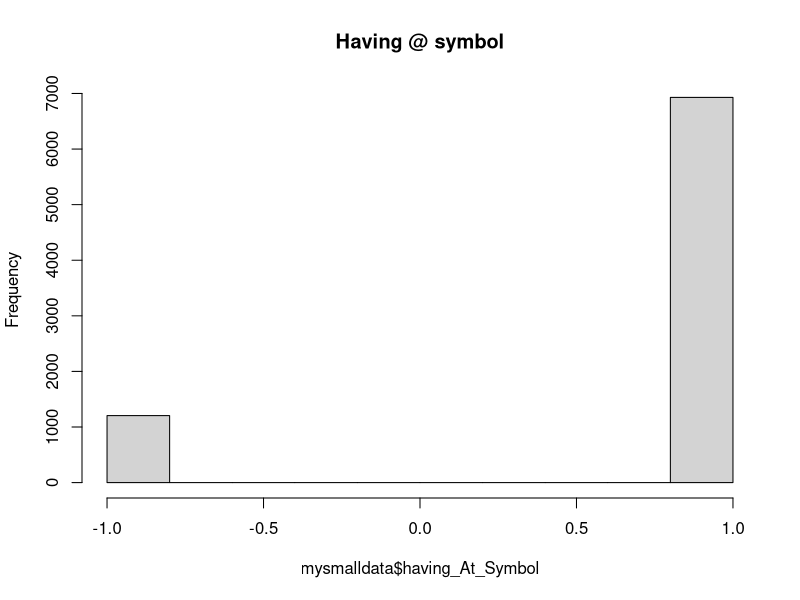
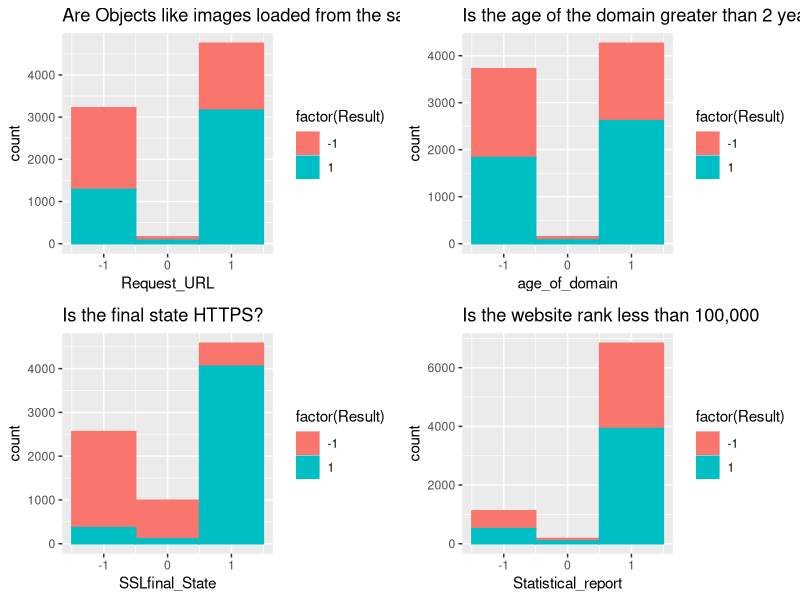
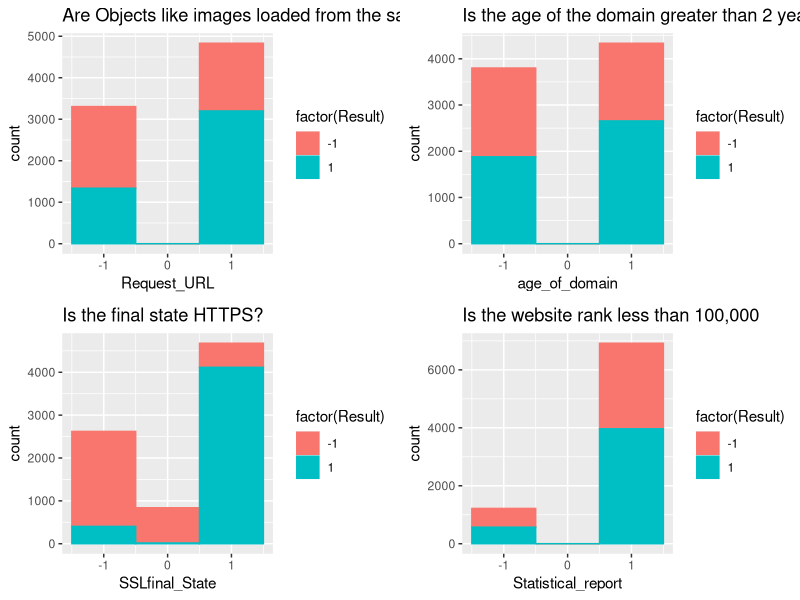
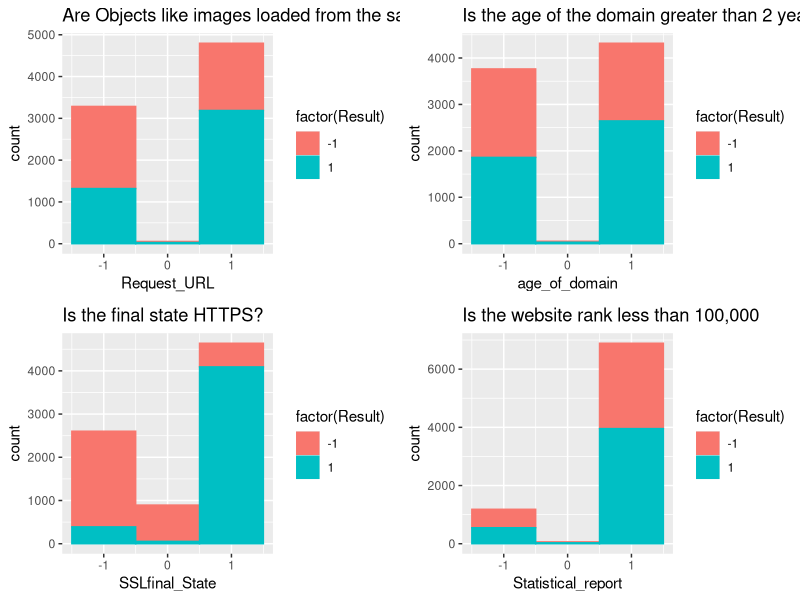

Reproduce these figures in R, in order.
setwd("C:/Users/jhern/Desktop/PROJECT")


# Required Packages
# install.packages("ggplot2")
# install.packages("gridExtra")
library(ggplot2)
library(gridExtra)

#Loading in the data
mysmalldata <- read.csv("rawDataSetSmall.csv")
myrawdata <- read.csv("rawDataSet.csv", stringsAsFactors = F)

# Renaming data according to provided paper.
data_names <- c("id","having_IP_address","URL_Length","Shortining_Service","having_At_Symbol",
                "double_slash_redirecting","Prefix_Suffix","having_Sub_Domain","SSLfinal_State",
                "Domain_registration_length","Favicon","Port","HTTPS_token","Request_URL",
                "URL_of_Anchor","Links_in_tags","SFH","Submitting_to_email","Abnormal_URL",
                "Redirect","on_mouseover","RightClick","popUpWindow","Iframe","age_of_domain",
                "DNSRecord","web_traffic","Page_Rank","Google_Index","Links_pointing_to_page",
                "Statistical_report","Result")

names(mysmalldata) <- data_names
names(myrawdata) <- data_names

# Creating functions to clean the data.

# Function that removes all non-existance result rows
clean_results <- function(df) {
  does_exist <- c()
  i <- 1
  while (i <= (nrow(df))) {
    if (is.na(df[i,ncol(df)])) {
      does_exist[i] <- F
    } else {
      does_exist[i] <- T
    }
    i <- i + 1
  }
  return(df[does_exist,])
}

# Function that replaces all NA's with zeros
replace_zero <- function(df) {
  i <- 2
  while (i <= (ncol(df)-1)) {
    j <- 1
    while (j<= nrow(df[i])) {
      if (is.na(df[[i]][j])) {
        df[[i]][j] <- 0
      }
      j <- j + 1
    }
    i <- i + 1
  }
  return(df)
}

#Randomly generates either a 1 or -1
set<-c(-1,1)
replace_random <- function(df) {
  i <- 2
  while (i <= (ncol(df)-1)) {
    j <- 1
     while (j<= nrow(df[i])) {
      if (is.na(df[[i]][j])) {
        value<-sample(set,1)
        df[[i]][j] <- value
      }
      j <- j + 1
    }
    i <- i + 1
  }
  return(df)
}

#Randomly generates either a -1,0,1
set0<-c(-1,0,1)
replace_random_withzero <- function(df) {
  i <- 2
  while (i <= (ncol(df)-1)) {
    j <- 1
    while (j<= nrow(df[i])) {
      if (is.na(df[[i]][j])) {
        value<-sample(set0,1)
        df[[i]][j] <- value
      }
      j <- j + 1
    }
    i <- i + 1
  }
  return(df)
}


binomial
# Using a low ranking value to determine what 1 and -1 represents.
hist(mysmalldata$having_At_Symbol, main="Having @ symbol")
# 1 represents phishing, -1 represents ligitimate and 0 represents suspicous.

# Getting datasets
small_cleaned_results <- clean_results(mysmalldata)
small_cleaned_zeros<- replace_zero(small_cleaned_results)
small_cleaned_random <- replace_random(small_cleaned_results)
small_cleaned_random0 <- replace_random_withzero(small_cleaned_results)


# Plotting information with clean zeros
p1 <- ggplot(small_cleaned_zeros, aes(x=Request_URL, color=factor(Result), fill=factor(Result))) +
  geom_histogram(bins=3) +
  ggtitle("Are Objects like images loaded from the same domain?")

p2 <- ggplot(small_cleaned_zeros, aes(x=age_of_domain, color=factor(Result), fill=factor(Result))) +
  geom_histogram(bins=3) +
  ggtitle("Is the age of the domain greater than 2 years?")

p3 <- ggplot(small_cleaned_zeros, aes(x=SSLfinal_State, color=factor(Result), fill=factor(Result))) +
  geom_histogram(bins=3) +
  ggtitle("Is the final state HTTPS?")

p4 <-ggplot(small_cleaned_zeros, aes(x=Statistical_report, color=factor(Result), fill=factor(Result))) +
  geom_histogram(bins=3) +
  ggtitle("Is the website rank less than 100,000")

grid.arrange(p1,p2,p3,p4, nrow=2)


# Plotting information with clean random 1 or -1 ONLY
p1 <- ggplot(small_cleaned_random, aes(x=Request_URL, color=factor(Result), fill=factor(Result))) +
  geom_histogram(bins=3) +
  ggtitle("Are Objects like images loaded from the same domain?")

p2 <- ggplot(small_cleaned_random, aes(x=age_of_domain, color=factor(Result), fill=factor(Result))) +
  geom_histogram(bins=3) +
  ggtitle("Is the age of the domain greater than 2 years?")

p3 <- ggplot(small_cleaned_random, aes(x=SSLfinal_State, color=factor(Result), fill=factor(Result))) +
  geom_histogram(bins=3) +
  ggtitle("Is the final state HTTPS?")

p4 <-ggplot(small_cleaned_random, aes(x=Statistical_report, color=factor(Result), fill=factor(Result))) +
  geom_histogram(bins=3) +
  ggtitle("Is the website rank less than 100,000")

grid.arrange(p1,p2,p3,p4, nrow=2)


# Plotting information with clean random -1,0, 1 ONLY
p1 <- ggplot(small_cleaned_random0, aes(x=Request_URL, color=factor(Result), fill=factor(Result))) +
  geom_histogram(bins=3) +
  ggtitle("Are Objects like images loaded from the same domain?")

p2 <- ggplot(small_cleaned_random0, aes(x=age_of_domain, color=factor(Result), fill=factor(Result))) +
  geom_histogram(bins=3) +
  ggtitle("Is the age of the domain greater than 2 years?")

p3 <- ggplot(small_cleaned_random0, aes(x=SSLfinal_State, color=factor(Result), fill=factor(Result))) +
  geom_histogram(bins=3) +
  ggtitle("Is the final state HTTPS?")

p4 <-ggplot(small_cleaned_random0, aes(x=Statistical_report, color=factor(Result), fill=factor(Result))) +
  geom_histogram(bins=3) +
  ggtitle("Is the website rank less than 100,000")

grid.arrange(p1,p2,p3,p4, nrow=2)


